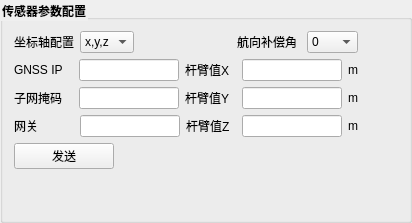
                      <widget class="QGroupBox" name="groupBox_22">
                       <property name="font">
                        <font>
                         <weight>75</weight>
                         <bold>true</bold>
                        </font>
                       </property>
                       <property name="styleSheet">
                        <string notr="true">QGroupBox::title{
font-size:13px;
front-weight:bold;
}</string>
                       </property>
                       <property name="title">
                        <string>传感器参数配置</string>
                       </property>
                       <layout class="QVBoxLayout" name="verticalLayout_34">
                        <item>
                         <layout class="QHBoxLayout" name="horizontalLayout_91">
                          <item>
                           <layout class="QHBoxLayout" name="horizontalLayout_89">
                            <item>
                             <widget class="QLabel" name="label_122">
                              <property name="text">
                               <string>坐标轴配置</string>
                              </property>
                             </widget>
                            </item>
                            <item>
                             <widget class="QComboBox" name="comboBox_pub_tf">
                              <property name="sizePolicy">
                               <sizepolicy hsizetype="Expanding" vsizetype="Fixed">
                                <horstretch>0</horstretch>
                                <verstretch>0</verstretch>
                               </sizepolicy>
                              </property>
                              <item>
                               <property name="text">
                                <string>x,y,z</string>
                               </property>
                              </item>
                              <item>
                               <property name="text">
                                <string>y,z,x</string>
                               </property>
                              </item>
                              <item>
                               <property name="text">
                                <string>z,y,x</string>
                               </property>
                              </item>
                              <item>
                               <property name="text">
                                <string>z,x,y</string>
                               </property>
                              </item>
                              <item>
                               <property name="text">
                                <string>x,z,y</string>
                               </property>
                              </item>
                              <item>
                               <property name="text">
                                <string>y,x,z</string>
                               </property>
                              </item>
                             </widget>
                            </item>
                           </layout>
                          </item>
                          <item>
                           <widget class="QLabel" name="label_21">
                            <property name="sizePolicy">
                             <sizepolicy hsizetype="Expanding" vsizetype="Preferred">
                              <horstretch>0</horstretch>
                              <verstretch>0</verstretch>
                             </sizepolicy>
                            </property>
                            <property name="text">
                             <string/>
                            </property>
                           </widget>
                          </item>
                          <item>
                           <layout class="QHBoxLayout" name="horizontalLayout_97">
                            <item>
                             <widget class="QLabel" name="label_use_datum">
                              <property name="text">
                               <string>航向补偿角 </string>
                              </property>
                             </widget>
                            </item>
                            <item>
                             <widget class="QComboBox" name="comboBox_use_datum">
                              <property name="sizePolicy">
                               <sizepolicy hsizetype="Expanding" vsizetype="Fixed">
                                <horstretch>0</horstretch>
                                <verstretch>0</verstretch>
                               </sizepolicy>
                              </property>
                              <item>
                               <property name="text">
                                <string>0</string>
                               </property>
                              </item>
                              <item>
                               <property name="text">
                                <string>90</string>
                               </property>
                              </item>
                              <item>
                               <property name="text">
                                <string>270</string>
                               </property>
                              </item>
                             </widget>
                            </item>
                            <item>
                             <spacer name="horizontalSpacer_42">
                              <property name="orientation">
                               <enum>Qt::Horizontal</enum>
                              </property>
                              <property name="sizeHint" stdset="0">
                               <size>
                                <width>40</width>
                                <height>20</height>
                               </size>
                              </property>
                             </spacer>
                            </item>
                           </layout>
                          </item>
                         </layout>
                        </item>
                        <item>
                         <layout class="QHBoxLayout" name="horizontalLayout_96">
                          <item>
                           <layout class="QHBoxLayout" name="horizontalLayout_107">
                            <item>
                             <widget class="QLabel" name="label_132">
                              <property name="text">
                               <string>GNSS IP   </string>
                              </property>
                             </widget>
                            </item>
                            <item>
                             <widget class="QLineEdit" name="lineEdit_gnss_ip">
                              <property name="minimumSize">
                               <size>
                                <width>100</width>
                                <height>0</height>
                               </size>
                              </property>
                              <property name="maximumSize">
                               <size>
                                <width>100</width>
                                <height>16777215</height>
                               </size>
                              </property>
                             </widget>
                            </item>
                           </layout>
                          </item>
                          <item>
                           <layout class="QHBoxLayout" name="horizontalLayout_98">
                            <item>
                             <widget class="QLabel" name="label_124">
                              <property name="text">
                               <string>杆臂值X  </string>
                              </property>
                             </widget>
                            </item>
                            <item>
                             <widget class="QLineEdit" name="lineEdit_datum_alt">
                              <property name="minimumSize">
                               <size>
                                <width>100</width>
                                <height>0</height>
                               </size>
                              </property>
                              <property name="maximumSize">
                               <size>
                                <width>100</width>
                                <height>16777215</height>
                               </size>
                              </property>
                             </widget>
                            </item>
                            <item>
                             <widget class="QLabel" name="label_29">
                              <property name="text">
                               <string>m</string>
                              </property>
                             </widget>
                            </item>
                            <item>
                             <spacer name="horizontalSpacer_43">
                              <property name="orientation">
                               <enum>Qt::Horizontal</enum>
                              </property>
                              <property name="sizeHint" stdset="0">
                               <size>
                                <width>40</width>
                                <height>20</height>
                               </size>
                              </property>
                             </spacer>
                            </item>
                           </layout>
                          </item>
                         </layout>
                        </item>
                        <item>
                         <layout class="QHBoxLayout" name="horizontalLayout_122">
                          <item>
                           <layout class="QHBoxLayout" name="horizontalLayout_120">
                            <item>
                             <widget class="QLabel" name="label_147">
                              <property name="text">
                               <string>子网掩码 </string>
                              </property>
                             </widget>
                            </item>
                            <item>
                             <widget class="QLineEdit" name="lineEdit_mask">
                              <property name="minimumSize">
                               <size>
                                <width>100</width>
                                <height>0</height>
                               </size>
                              </property>
                              <property name="maximumSize">
                               <size>
                                <width>100</width>
                                <height>16777215</height>
                               </size>
                              </property>
                              <property name="text">
                               <string/>
                              </property>
                             </widget>
                            </item>
                           </layout>
                          </item>
                          <item>
                           <layout class="QHBoxLayout" name="horizontalLayout_108">
                            <item>
                             <widget class="QLabel" name="label_137">
                              <property name="text">
                               <string>杆臂值Y  </string>
                              </property>
                             </widget>
                            </item>
                            <item>
                             <widget class="QLineEdit" name="lineEdit_datum_lat">
                              <property name="minimumSize">
                               <size>
                                <width>100</width>
                                <height>0</height>
                               </size>
                              </property>
                              <property name="maximumSize">
                               <size>
                                <width>100</width>
                                <height>16777215</height>
                               </size>
                              </property>
                             </widget>
                            </item>
                            <item>
                             <widget class="QLabel" name="label_59">
                              <property name="text">
                               <string>m</string>
                              </property>
                             </widget>
                            </item>
                            <item>
                             <spacer name="horizontalSpacer_44">
                              <property name="orientation">
                               <enum>Qt::Horizontal</enum>
                              </property>
                              <property name="sizeHint" stdset="0">
                               <size>
                                <width>40</width>
                                <height>20</height>
                               </size>
                              </property>
                             </spacer>
                            </item>
                           </layout>
                          </item>
                         </layout>
                        </item>
                        <item>
                         <layout class="QHBoxLayout" name="horizontalLayout_123">
                          <item>
                           <layout class="QHBoxLayout" name="horizontalLayout_121">
                            <item>
                             <widget class="QLabel" name="label_148">
                              <property name="text">
                               <string>网关         </string>
                              </property>
                             </widget>
                            </item>
                            <item>
                             <widget class="QLineEdit" name="lineEdit_wangguan">
                              <property name="minimumSize">
                               <size>
                                <width>100</width>
                                <height>0</height>
                               </size>
                              </property>
                              <property name="maximumSize">
                               <size>
                                <width>100</width>
                                <height>16777215</height>
                               </size>
                              </property>
                             </widget>
                            </item>
                           </layout>
                          </item>
                          <item>
                           <layout class="QHBoxLayout" name="horizontalLayout_109">
                            <item>
                             <widget class="QLabel" name="label_138">
                              <property name="text">
                               <string>杆臂值Z  </string>
                              </property>
                             </widget>
                            </item>
                            <item>
                             <widget class="QLineEdit" name="lineEdit_datum_lon">
                              <property name="minimumSize">
                               <size>
                                <width>100</width>
                                <height>0</height>
                               </size>
                              </property>
                              <property name="maximumSize">
                               <size>
                                <width>100</width>
                                <height>16777215</height>
                               </size>
                              </property>
                             </widget>
                            </item>
                            <item>
                             <widget class="QLabel" name="label_62">
                              <property name="text">
                               <string>m</string>
                              </property>
                             </widget>
                            </item>
                            <item>
                             <spacer name="horizontalSpacer_21">
                              <property name="orientation">
                               <enum>Qt::Horizontal</enum>
                              </property>
                              <property name="sizeHint" stdset="0">
                               <size>
                                <width>40</width>
                                <height>20</height>
                               </size>
                              </property>
                             </spacer>
                            </item>
                           </layout>
                          </item>
                         </layout>
                        </item>
                        <item>
                         <layout class="QHBoxLayout" name="horizontalLayout_110">
                          <item>
                           <widget class="QPushButton" name="pushButton_gnss_set">
                            <property name="minimumSize">
                             <size>
                              <width>100</width>
                              <height>0</height>
                             </size>
                            </property>
                            <property name="maximumSize">
                             <size>
                              <width>100</width>
                              <height>16777215</height>
                             </size>
                            </property>
                            <property name="text">
                             <string>发送</string>
                            </property>
                           </widget>
                          </item>
                          <item>
                           <spacer name="horizontalSpacer_45">
                            <property name="orientation">
                             <enum>Qt::Horizontal</enum>
                            </property>
                            <property name="sizeHint" stdset="0">
                             <size>
                              <width>40</width>
                              <height>20</height>
                             </size>
                            </property>
                           </spacer>
                          </item>
                         </layout>
                        </item>
                        <item>
                         <spacer name="verticalSpacer_11">
                          <property name="orientation">
                           <enum>Qt::Vertical</enum>
                          </property>
                          <property name="sizeHint" stdset="0">
                           <size>
                            <width>20</width>
                            <height>40</height>
                           </size>
                          </property>
                         </spacer>
                        </item>
                       </layout>
                      </widget>
